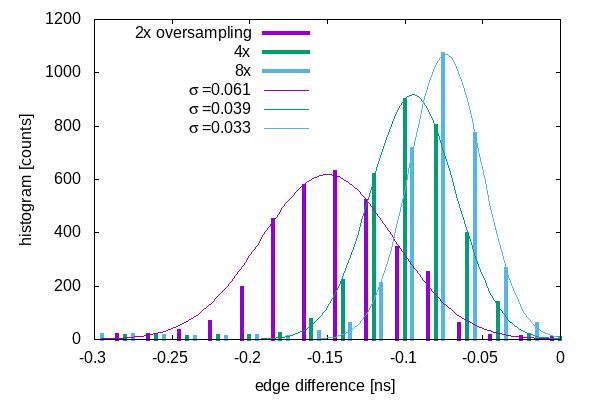

Write gnuplot code to recreate this figure.
#!/usr/bin/gnuplot -persist
#
#    
#    	G N U P L O T
#    	Version 5.2 patchlevel 8    last modified 2019-12-01 
#    
#    	Copyright (C) 1986-1993, 1998, 2004, 2007-2019
#    	Thomas Williams, Colin Kelley and many others
#    
#    	gnuplot home:     http://www.gnuplot.info
#    	faq, bugs, etc:   type "help FAQ"
#    	immediate help:   type "help"  (plot window: hit 'h')
# set terminal qt 0 font "Sans,9"
# set output
unset clip points
set clip one
unset clip two
set errorbars front 1.000000 
set border 31 front lt black linewidth 1.000 dashtype solid
set zdata 
set ydata 
set xdata 
set y2data 
set x2data 
set boxwidth
set style fill  empty border
set style rectangle back fc  bgnd fillstyle   solid 1.00 border lt -1
set style circle radius graph 0.02 
set style ellipse size graph 0.05, 0.03 angle 0 units xy
set dummy x, y
set format x "% h" 
set format y "% h" 
set format x2 "% h" 
set format y2 "% h" 
set format z "% h" 
set format cb "% h" 
set format r "% h" 
set ttics format "% h"
set timefmt "%d/%m/%y,%H:%M"
set angles radians
set tics back
unset grid
unset raxis
set theta counterclockwise right
set style parallel front  lt black linewidth 2.000 dashtype solid
set key title "" center
set key fixed left top vertical Right noreverse enhanced autotitle nobox
set key noinvert samplen 4 spacing 1 width 0 height 0 
set key maxcolumns 0 maxrows 0
set key noopaque
unset label
unset arrow
set style increment default
unset style line
unset style arrow
set style histogram clustered gap 2 title textcolor lt -1
unset object
set style textbox transparent margins  1.0,  1.0 border  lt -1 linewidth  1.0
set offsets 0, 0, 0, 0
set pointsize 1
set pointintervalbox 1
set encoding default
unset polar
unset parametric
unset decimalsign
unset micro
unset minussign
set view 60, 30, 1, 1
set view azimuth 0
set rgbmax 255
set samples 100, 100
set isosamples 10, 10
set surface 
unset contour
set cntrlabel  format '%8.3g' font '' start 5 interval 20
set mapping cartesian
set datafile separator whitespace
unset hidden3d
set cntrparam order 4
set cntrparam linear
set cntrparam levels 5
set cntrparam levels auto
set cntrparam firstlinetype 0 unsorted
set cntrparam points 5
set size ratio 0 1,1
set origin 0,0
set style function lines
unset xzeroaxis
unset yzeroaxis
unset zzeroaxis
unset x2zeroaxis
unset y2zeroaxis
set xyplane relative 0.5
set tics scale  1, 0.5, 1, 1, 1
set mxtics default
set mytics default
set mztics default
set mx2tics default
set my2tics default
set mcbtics default
set mrtics default
set nomttics
set xtics border in scale 1,0.5 mirror norotate  autojustify
set xtics  norangelimit autofreq 
set ytics border in scale 1,0.5 mirror norotate  autojustify
set ytics  norangelimit autofreq 
set ztics border in scale 1,0.5 nomirror norotate  autojustify
set ztics  norangelimit autofreq 
unset x2tics
unset y2tics
set cbtics border in scale 1,0.5 mirror norotate  autojustify
set cbtics  norangelimit autofreq 
set rtics axis in scale 1,0.5 nomirror norotate  autojustify
set rtics  norangelimit autofreq 
unset ttics
set title "" 
set title  font "" textcolor lt -1 norotate
set timestamp bottom 
set timestamp "" 
set timestamp  font "" textcolor lt -1 norotate
set trange [ * : * ] noreverse nowriteback
set urange [ * : * ] noreverse nowriteback
set vrange [ * : * ] noreverse nowriteback
set xlabel "" 
set xlabel  font "" textcolor lt -1 norotate
set x2label "" 
set x2label  font "" textcolor lt -1 norotate
set xrange [ -0.300000 : 0.00000 ] noreverse writeback
set x2range [ -1.17235 : 0.166773 ] noreverse writeback
set ylabel "" 
set ylabel  font "" textcolor lt -1 rotate
set y2label "" 
set y2label  font "" textcolor lt -1 rotate
set yrange [ * : * ] noreverse writeback
set y2range [ -43.3520 : 922.902 ] noreverse writeback
set zlabel "" 
set zlabel  font "" textcolor lt -1 norotate
set zrange [ * : * ] noreverse writeback
set cblabel "" 
set cblabel  font "" textcolor lt -1 rotate
set cbrange [ * : * ] noreverse writeback
set rlabel "" 
set rlabel  font "" textcolor lt -1 norotate
set rrange [ * : * ] noreverse writeback
unset logscale
unset jitter
set zero 1e-08
set lmargin  -1
set bmargin  -1
set rmargin  -1
set tmargin  -1
set locale "en_US.UTF-8"
set pm3d explicit at s
set pm3d scansautomatic
set pm3d interpolate 1,1 flush begin noftriangles noborder corners2color mean
set pm3d nolighting
set palette positive nops_allcF maxcolors 0 gamma 1.5 color model RGB 
set palette rgbformulae 7, 5, 15
set colorbox default
set colorbox vertical origin screen 0.9, 0.2 size screen 0.05, 0.6 front  noinvert bdefault
set style boxplot candles range  1.50 outliers pt 7 separation 1 labels auto unsorted
set loadpath 
set fontpath 
set psdir
set fit brief errorvariables nocovariancevariables errorscaling prescale nowrap v5
ufile(i) = sprintf('./waveforms/09_04_2020/30V_noAmp/330V_1930V_2330V/2020_09_04_15_59_06_logic_compare_upscale%i.hist',i)
g(x)=a*exp(-((x-x0)/w)**2)
GNUTERM = "qt"
x = -0.2
a = 865.897852848411
x0 = -0.108201419269275
w = 0.0369797860275759
FIT_CONVERGED = 1
FIT_NDF = 7
FIT_STDFIT = 75.8192128265127
FIT_WSSR = 40239.8712354242
FIT_P = 0.0
FIT_NITER = 7
a_err = 60.9897299700014
w_err = 0.00300900248975369
x0_err = 0.00212711725266019
## Last datafile plotted: "waveforms/09_04_2020/30V_noAmp/330V_1930V_2330V/2020_09_04_15_59_06_logic_compare_upscale8.hist"
set term png size 600,400
set output './figs/plotting.upscale.png'
set style data impulses
os=.005
set xlabel 'edge difference [ns]'
set ylabel 'histogram [counts]' offset 1,0
plot 	ufile(2) u ($1-os):2 lw 4 title '2x oversampling',\
	ufile(4) u 1:2 lw 4 title '4x',\
	ufile(8) u ($1+os):2 lw 4 title '8x',\
	a=619.208 w=0.0608004 x0=-0.144808-os g(x) lc 1 title '{/Symbol s}=0.061',\
	a=917.986 w=0.038639 x0=-0.0949601 g(x) lc 2 title '{/Symbol s}=0.039',\
	a=1070.82 w=0.0328917 x0=-0.0788116+os g(x) lc 3 title '{/Symbol s}=0.033'
## fit [-.2:0] g(x) ufile(3) via a,w,x0
#    EOF
